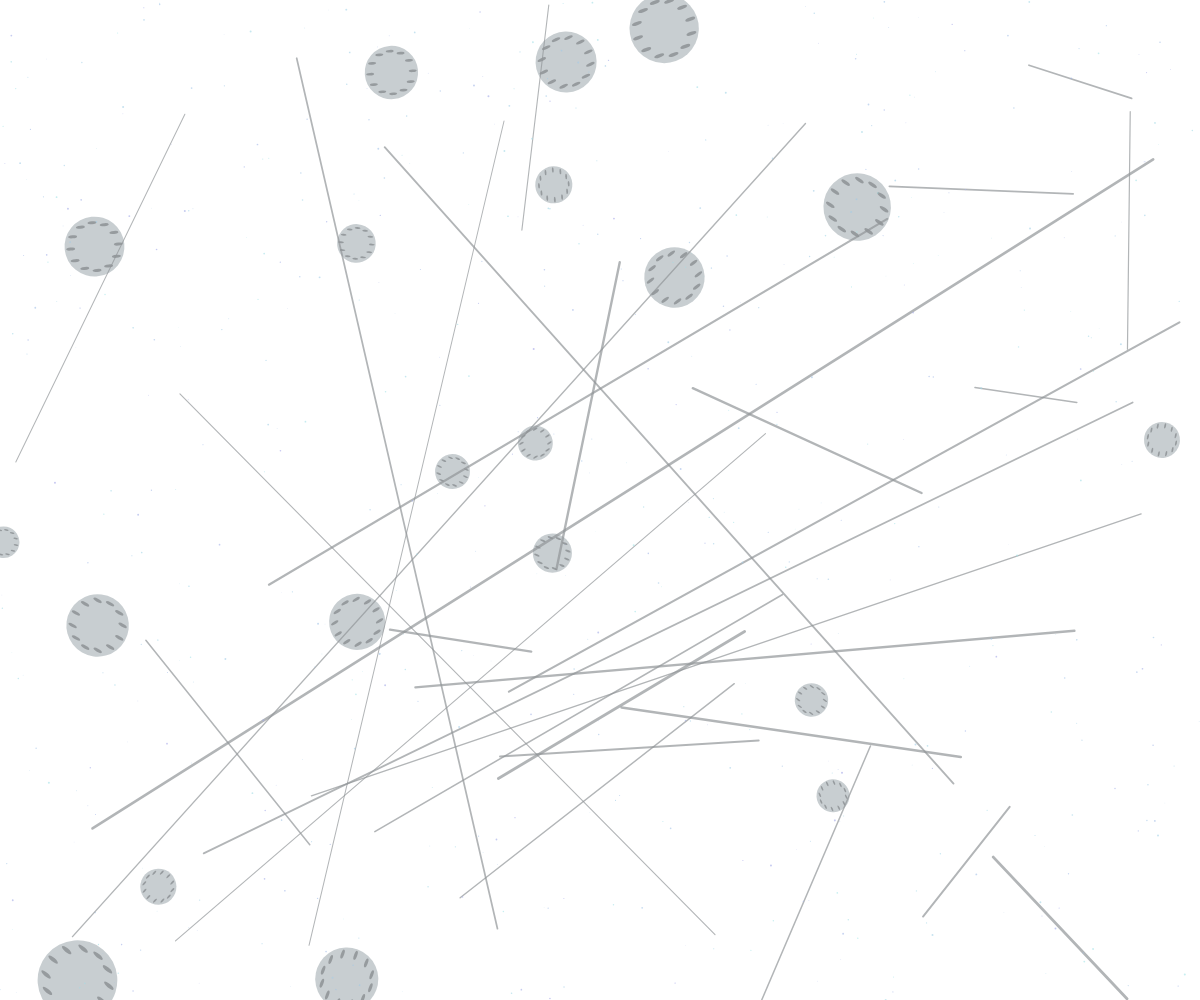
Frame 1 (no input)
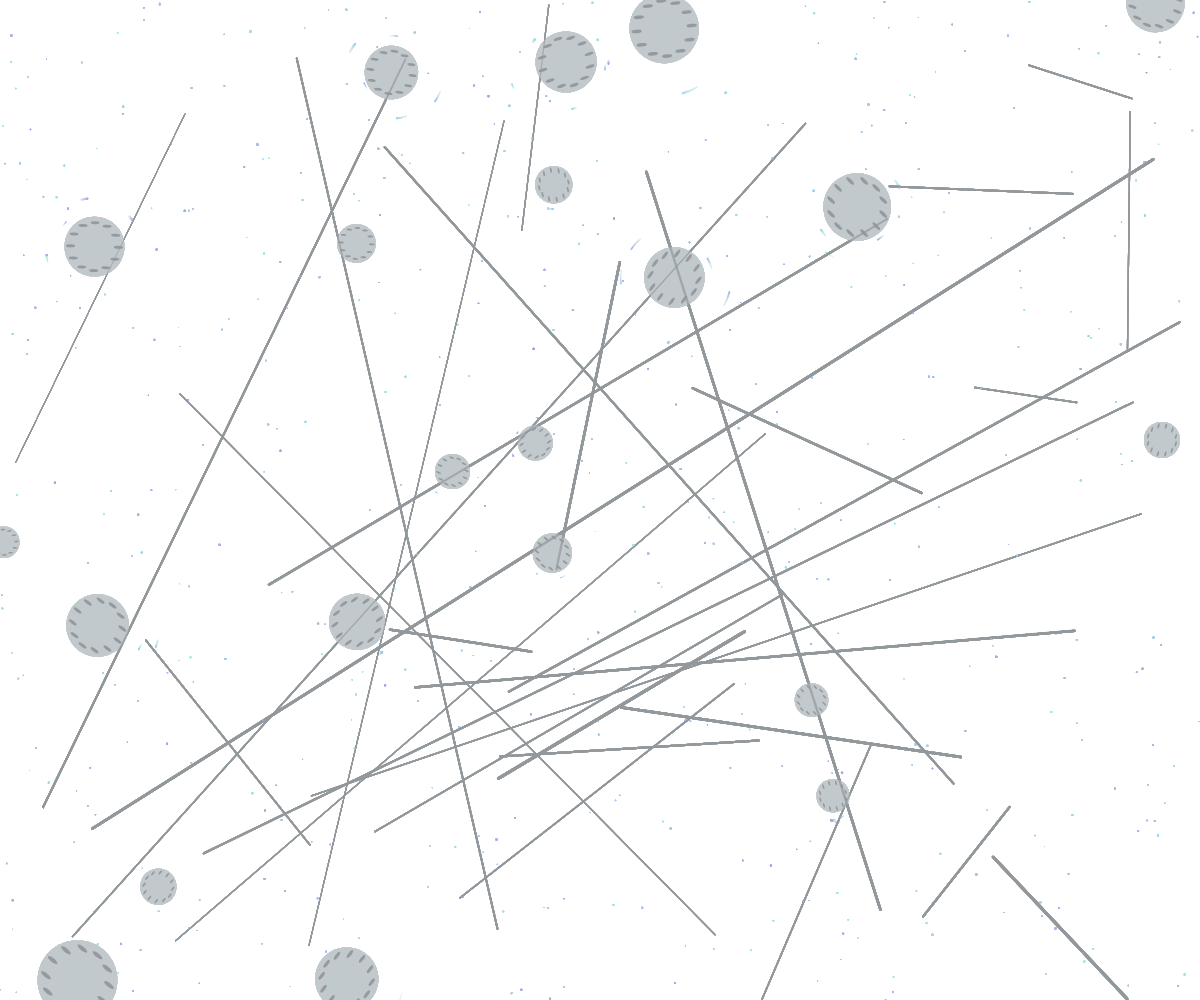
Frame 60 (no input)
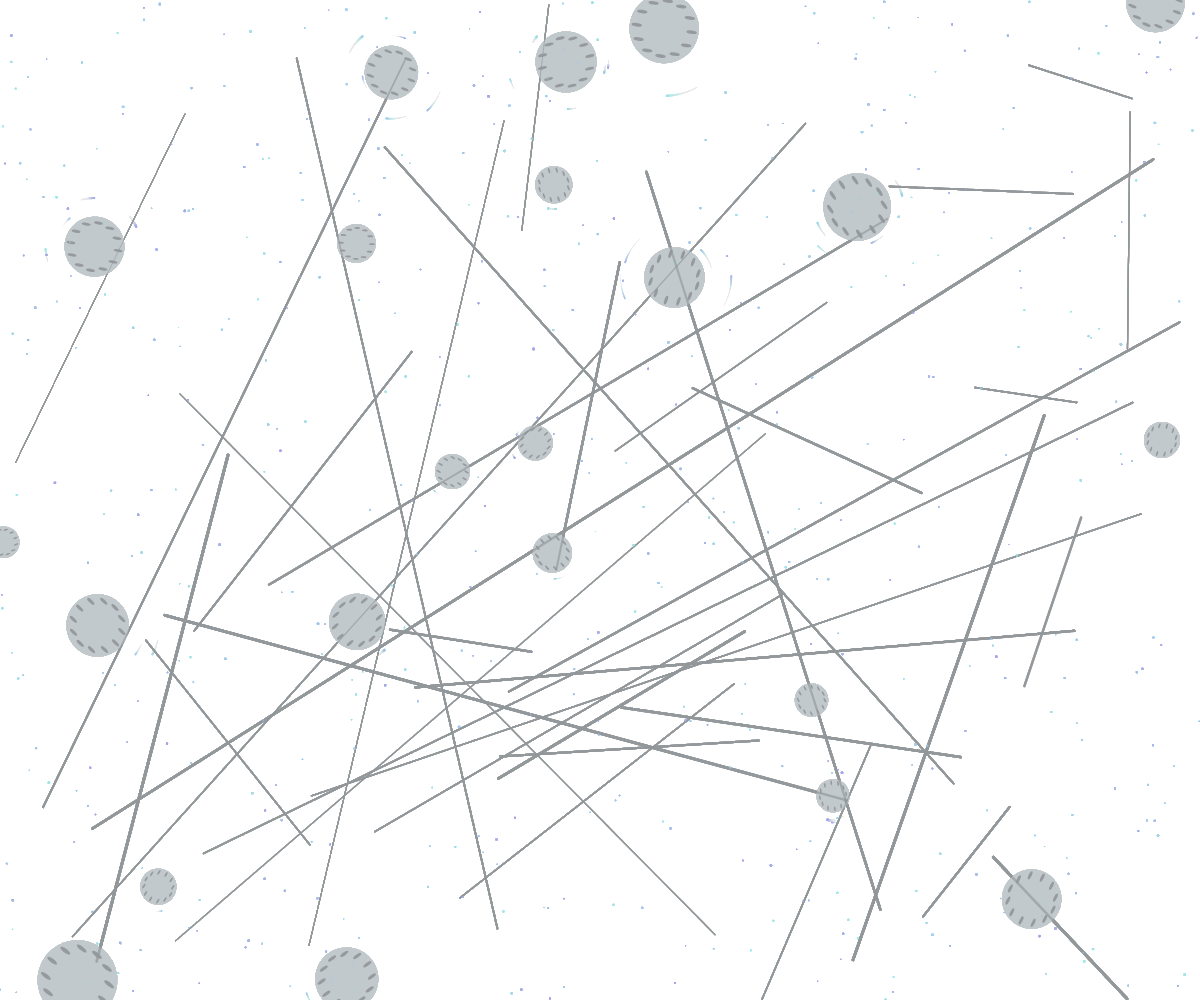
Frame 120 (the mouse pressed at the canvas centre since frame 60)

The p5.js sketch that drew these frames (run headless with seeded random() and noise() and a simulated clock; from frame 60 on, the mouse is pressed at the canvas centre):

// p5.js sketch
// ── sketch.js
let gears = [];
let crystalParticles = [];
let linkages = [];

function setup() {
  createCanvas(windowWidth, windowHeight);
  colorMode(HSB, 360, 100, 100, 1);
  noStroke();
  
  // Create initial gear components
  for (let i = 0; i < 20; i++) {
    gears.push({
      x: random(width),
      y: random(height),
      radius: random(15, 40),
      rotation: random(TWO_PI),
      speed: random(-0.005, 0.005),
      age: 0,
      encased: false
    });
  }
  
  // Create linkages between gears
  for (let i = 0; i < 30; i++) {
    linkages.push({
      x1: random(width),
      y1: random(height),
      x2: random(width),
      y2: random(height),
      life: 1.0,
      thickness: random(1, 3)
    });
  }
  
  // Create initial crystal particles
  for (let i = 0; i < 500; i++) {
    crystalParticles.push({
      x: random(width),
      y: random(height),
      size: random(0.5, 2),
      life: 1.0,
      age: random(1000),
      hue: random(180, 240)
    });
  }
}

function draw() {
  // Very light translucent background to simulate deep time sediment
  background(200, 5, 95, 0.02);
  
  // Update and draw gears
  for (let i = gears.length - 1; i >= 0; i--) {
    let gear = gears[i];
    
    // Slow rotation to simulate time passing
    gear.rotation += gear.speed;
    gear.age += 0.005;
    
    // Encase in crystal when age reaches threshold
    if (!gear.encased && gear.age > 2) {
      for (let j = 0; j < 15; j++) {
        crystalParticles.push({
          x: gear.x + random(-gear.radius * 2, gear.radius * 2),
          y: gear.y + random(-gear.radius * 2, gear.radius * 2),
          size: random(0.5, 3),
          life: 1.0,
          age: 0,
          hue: 200 + (j % 3) * 20
        });
      }
      gear.encased = true;
    }
    
    // Draw gear with corrugated cardboard effect
    push();
    translate(gear.x, gear.y);
    rotate(gear.rotation);
    
    // Main gear body
    fill(200, 5, 80, 0.9);
    ellipse(0, 0, gear.radius * 2, gear.radius * 2);
    
    // Gear teeth - corrugated effect
    for (let j = 0; j < 12; j++) {
      let angle = TWO_PI / 12 * j;
      let toothX = cos(angle) * (gear.radius * 0.8);
      let toothY = sin(angle) * (gear.radius * 0.8);
      
      fill(200, 5, 60, 0.9);
      ellipse(toothX, toothY, gear.radius * 0.1, gear.radius * 0.3);
    }
    
    // Draw crystal particles around gear
    for (let p of crystalParticles) {
      if (dist(gear.x, gear.y, p.x, p.y) < gear.radius * 2) {
        fill(p.hue, 30, 90, p.life * 0.6);
        ellipse(p.x - gear.x, p.y - gear.y, p.size * p.life, p.size * p.life);
      }
    }
    
    pop();
  }
  
  // Update and draw linkages
  for (let i = linkages.length - 1; i >= 0; i--) {
    let linkage = linkages[i];
    
    // Slowly fade out
    linkage.life -= 0.001;
    
    if (linkage.life <= 0) {
      linkages.splice(i, 1);
      continue;
    }
    
    stroke(200, 5, 60, linkage.life * 0.7);
    strokeWeight(linkage.thickness * linkage.life);
    line(linkage.x1, linkage.y1, linkage.x2, linkage.y2);
  }
  
  // Update and draw crystal particles
  for (let i = crystalParticles.length - 1; i >= 0; i--) {
    let p = crystalParticles[i];
    
    // Slowly grow and fade
    p.size += 0.005;
    p.life -= 0.0005;
    p.age += 0.01;
    
    if (p.life <= 0) {
      crystalParticles.splice(i, 1);
      continue;
    }
    
    // Draw crystal particle with glow effect
    fill(p.hue, 30, 90, p.life * 0.6);
    noStroke();
    ellipse(p.x, p.y, p.size * p.life, p.size * p.life);
    
    // Add subtle pulsing for crystalline look
    let pulse = sin(p.age) * 0.5 + 0.5;
    fill(p.hue, 20, 95, p.life * 0.3 * pulse);
    ellipse(p.x, p.y, p.size * p.life * 0.5, p.size * p.life * 0.5);
  }
  
  // Occasionally add new particles to simulate slow sedimentation
  if (random() < 0.1 && crystalParticles.length < 1000) {
    crystalParticles.push({
      x: random(width),
      y: random(height),
      size: random(0.5, 2),
      life: 1.0,
      age: 0,
      hue: random(180, 240)
    });
  }
  
  // Occasionally add new linkages
  if (random() < 0.05 && linkages.length < 50) {
    linkages.push({
      x1: random(width),
      y1: random(height),
      x2: random(width),
      y2: random(height),
      life: 1.0,
      thickness: random(1, 3)
    });
  }
  
  // Occasionally add new gears
  if (random() < 0.01 && gears.length < 30) {
    gears.push({
      x: random(width),
      y: random(height),
      radius: random(15, 40),
      rotation: random(TWO_PI),
      speed: random(-0.005, 0.005),
      age: 0,
      encased: false
    });
  }
}

function windowResized() {
  resizeCanvas(windowWidth, windowHeight);
}
